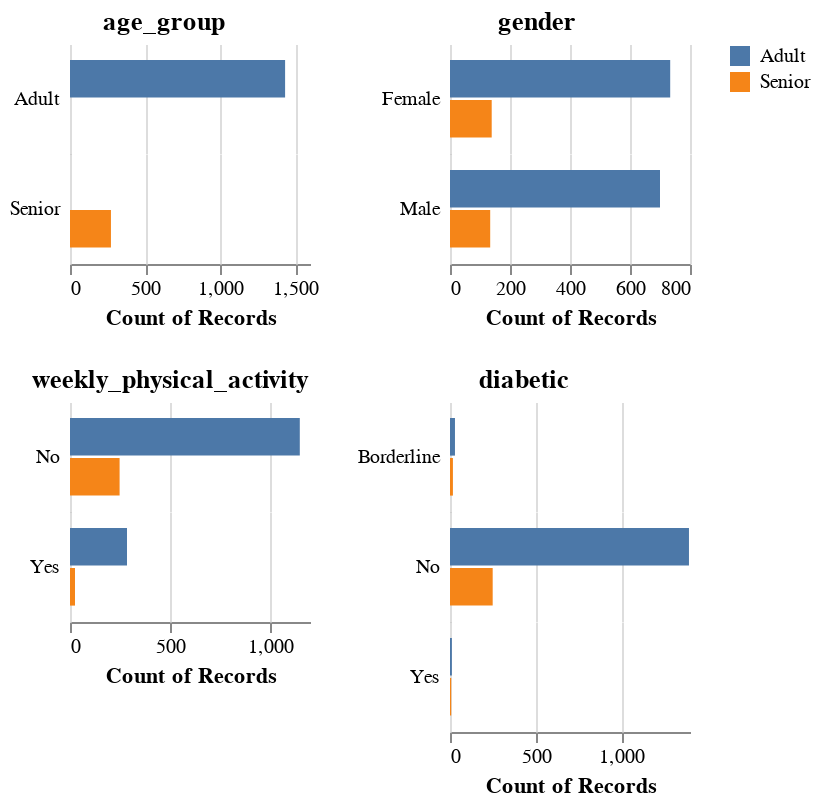

The notebook cell this image was saved under:
### Markdown cell above
Figure 1: Distribution of Numeric Features by Age Group

### Code cell
aly.dist(data_train, color = 'age_group', dtype = 'object')

### Figure 1 — Vega specification as saved in the notebook (floating-point values rounded to 4 significant figures)
{"$schema": "https://vega.github.io/schema/vega/v5.json", "data": [{"name": "source_0", "values": [{"age_group": "Adult", "__count": 1434}, {"age_group": "Senior", "__count": 273}]}, {"name": "concat_0_concat_0_row_domain", "values": [{"age_group": "Adult", "count": 1}, {"age_group": "Senior", "count": 1}]}, {"name": "source_1", "values": [{"age_group": "Adult", "gender": "Female", "__count": 734}, {"age_group": "Senior", "gender": "Female", "__count": 139}, {"age_group": "Adult", "gender": "Male", "__count": 700}, {"age_group": "Senior", "gender": "Male", "__count": 134}]}, {"name": "concat_1_concat_0_row_domain", "values": [{"gender": "Female", "count": 2}, {"gender": "Male", "count": 2}]}, {"name": "source_2", "values": [{"age_group": "Adult", "weekly_physical_activity": "Yes", "__count": 285}, {"age_group": "Adult", "weekly_physical_activity": "No", "__count": 1149}, {"age_group": "Senior", "weekly_physical_activity": "No", "__count": 248}, {"age_group": "Senior", "weekly_physical_activity": "Yes", "__count": 25}]}, {"name": "concat_2_concat_0_row_domain", "values": [{"weekly_physical_activity": "Yes", "count": 2}, {"weekly_physical_activity": "No", "count": 2}]}, {"name": "source_3", "values": [{"age_group": "Adult", "diabetic": "No", "__count": 1394}, {"age_group": "Senior", "diabetic": "No", "__count": 249}, {"age_group": "Adult", "diabetic": "Borderline", "__count": 29}, {"age_group": "Senior", "diabetic": "Borderline", "__count": 17}, {"age_group": "Adult", "diabetic": "Yes", "__count": 11}, {"age_group": "Senior", "diabetic": "Yes", "__count": 7}]}, {"name": "concat_3_concat_0_row_domain", "values": [{"diabetic": "No", "count": 2}, {"diabetic": "Borderline", "count": 2}, {"diabetic": "Yes", "count": 2}]}, {"name": "source_0_color_domain_age_group_0", "values": [{"age_group": "Adult"}, {"age_group": "Senior"}]}, {"name": "source_1_color_domain_age_group_1", "values": [{"age_group": "Adult"}, {"age_group": "Senior"}]}, {"name": "source_2_color_domain_age_group_2", "values": [{"age_group": "Adult"}, {"age_group": "Senior"}]}, {"name": "source_3_color_domain_age_group_3", "values": [{"age_group": "Adult"}, {"age_group": "Senior"}]}, {"name": "source_0_concat_0_concat_0_x_domain___count", "values": [{"min": 273, "max": 1434}]}, {"name": "source_0_concat_0_concat_0_y_domain_age_group", "values": [{"age_group": "Adult"}, {"age_group": "Senior"}]}, {"name": "source_1_concat_1_concat_0_x_domain___count", "values": [{"min": 134, "max": 734}]}, {"name": "source_1_concat_1_concat_0_y_domain_age_group", "values": [{"age_group": "Adult"}, {"age_group": "Senior"}]}, {"name": "source_2_concat_2_concat_0_x_domain___count", "values": [{"min": 25, "max": 1149}]}, {"name": "source_2_concat_2_concat_0_y_domain_age_group", "values": [{"age_group": "Adult"}, {"age_group": "Senior"}]}, {"name": "source_3_concat_3_concat_0_x_domain___count", "values": [{"min": 7, "max": 1394}]}, {"name": "source_3_concat_3_concat_0_y_domain_age_group", "values": [{"age_group": "Adult"}, {"age_group": "Senior"}]}], "signals": [{"name": "concat_0_concat_0_child_width", "value": 120}, {"name": "concat_0_concat_0_y_step", "value": 20}, {"name": "concat_0_concat_0_child_height", "update": "bandspace(domain('concat_0_concat_0_y').length, 0.06, 0.4) * concat_0_concat_0_y_step"}, {"name": "concat_1_concat_0_child_width", "value": 120}, {"name": "concat_1_concat_0_y_step", "value": 20}, {"name": "concat_1_concat_0_child_height", "update": "bandspace(domain('concat_1_concat_0_y').length, 0.06, 0.4) * concat_1_concat_0_y_step"}, {"name": "concat_2_concat_0_child_width", "value": 120}, {"name": "concat_2_concat_0_y_step", "value": 20}, {"name": "concat_2_concat_0_child_height", "update": "bandspace(domain('concat_2_concat_0_y').length, 0.06, 0.4) * concat_2_concat_0_y_step"}, {"name": "concat_3_concat_0_child_width", "value": 120}, {"name": "concat_3_concat_0_y_step", "value": 20}, {"name": "concat_3_concat_0_child_height", "update": "bandspace(domain('concat_3_concat_0_y').length, 0.06, 0.4) * concat_3_concat_0_y_step"}], "marks": [{"type": "group", "name": "concat_0_group", "marks": [{"type": "group", "name": "concat_0_concat_0_group", "marks": [{"type": "group", "name": "concat_0_concat_0_row_header", "from": {"data": "concat_0_concat_0_row_domain"}, "sort": {"field": "datum[\"age_group\"]", "order": "ascending"}, "encode": {"update": {"height": {"signal": "concat_0_concat_0_child_height"}}}, "axes": [{"scale": "concat_0_concat_0_y", "domain": true, "ticks": false, "zindex": 0, "grid": false, "orient": "left", "labels": false}], "title": {"text": {"signal": "isValid(parent[\"age_group\"]) ? parent[\"age_group\"] : \"\"+parent[\"age_group\"]"}, "frame": "group", "baseline": "middle", "angle": 0, "offset": 5, "orient": "left", "style": "guide-label", "align": "left"}, "role": "row-header"}, {"type": "group", "name": "concat_0_concat_0_column_footer", "encode": {"update": {"width": {"signal": "concat_0_concat_0_child_width"}}}, "axes": [{"scale": "concat_0_concat_0_x", "labelOverlap": true, "labelFlush": true, "grid": false, "tickCount": {"signal": "ceil(concat_0_concat_0_child_width/40)"}, "zindex": 0, "title": "Count of Records", "orient": "bottom"}], "role": "column-footer"}, {"type": "group", "name": "concat_0_concat_0_cell", "from": {"facet": {"data": "source_0", "name": "concat_0_concat_0_facet", "groupby": ["age_group"]}}, "sort": {"field": ["datum[\"age_group\"]"], "order": ["ascending"]}, "encode": {"update": {"width": {"signal": "concat_0_concat_0_child_width"}, "height": {"signal": "concat_0_concat_0_child_height"}}}, "marks": [{"type": "rect", "name": "concat_0_concat_0_child_marks", "from": {"data": "concat_0_concat_0_facet"}, "encode": {"update": {"y": {"field": "age_group", "scale": "concat_0_concat_0_y"}, "height": {"signal": "max(0.25, bandwidth('concat_0_concat_0_y'))"}, "fill": {"field": "age_group", "scale": "color"}, "x": {"field": "__count", "scale": "concat_0_concat_0_x"}, "x2": {"value": 0, "scale": "concat_0_concat_0_x"}}}, "style": ["bar"]}], "axes": [{"scale": "concat_0_concat_0_x", "minExtent": 0, "tickCount": {"signal": "ceil(concat_0_concat_0_child_width/40)"}, "domain": false, "maxExtent": 0, "zindex": 0, "ticks": false, "labels": false, "aria": false, "grid": true, "orient": "bottom", "gridScale": "concat_0_concat_0_y"}], "style": "cell"}], "layout": {"padding": 0, "columns": 1, "bounds": "full", "align": "all"}}], "title": {"text": "age_group", "anchor": "middle"}, "layout": {"padding": 20, "columns": 1, "bounds": "full", "align": "each"}}, {"type": "group", "name": "concat_1_group", "marks": [{"type": "group", "name": "concat_1_concat_0_group", "marks": [{"type": "group", "name": "concat_1_concat_0_row_header", "from": {"data": "concat_1_concat_0_row_domain"}, "sort": {"field": "datum[\"gender\"]", "order": "ascending"}, "encode": {"update": {"height": {"signal": "concat_1_concat_0_child_height"}}}, "axes": [{"scale": "concat_1_concat_0_y", "orient": "left", "grid": false, "ticks": false, "labels": false, "zindex": 0, "domain": true}], "title": {"text": {"signal": "isValid(parent[\"gender\"]) ? parent[\"gender\"] : \"\"+parent[\"gender\"]"}, "align": "left", "style": "guide-label", "baseline": "middle", "angle": 0, "offset": 5, "frame": "group", "orient": "left"}, "role": "row-header"}, {"type": "group", "name": "concat_1_concat_0_column_footer", "encode": {"update": {"width": {"signal": "concat_1_concat_0_child_width"}}}, "axes": [{"scale": "concat_1_concat_0_x", "title": "Count of Records", "orient": "bottom", "grid": false, "labelOverlap": true, "tickCount": {"signal": "ceil(concat_1_concat_0_child_width/40)"}, "zindex": 0, "labelFlush": true}], "role": "column-footer"}, {"type": "group", "name": "concat_1_concat_0_cell", "from": {"facet": {"data": "source_1", "name": "concat_1_concat_0_facet", "groupby": ["gender"]}}, "sort": {"field": ["datum[\"gender\"]"], "order": ["ascending"]}, "encode": {"update": {"height": {"signal": "concat_1_concat_0_child_height"}, "width": {"signal": "concat_1_concat_0_child_width"}}}, "marks": [{"type": "rect", "name": "concat_1_concat_0_child_marks", "from": {"data": "concat_1_concat_0_facet"}, "encode": {"update": {"x": {"field": "__count", "scale": "concat_1_concat_0_x"}, "y": {"field": "age_group", "scale": "concat_1_concat_0_y"}, "fill": {"field": "age_group", "scale": "color"}, "height": {"signal": "max(0.25, bandwidth('concat_1_concat_0_y'))"}, "x2": {"value": 0, "scale": "concat_1_concat_0_x"}}}, "style": ["bar"]}], "axes": [{"scale": "concat_1_concat_0_x", "domain": false, "zindex": 0, "gridScale": "concat_1_concat_0_y", "tickCount": {"signal": "ceil(concat_1_concat_0_child_width/40)"}, "grid": true, "labels": false, "minExtent": 0, "ticks": false, "maxExtent": 0, "aria": false, "orient": "bottom"}], "style": "cell"}], "layout": {"padding": 0, "columns": 1, "bounds": "full", "align": "all"}}], "title": {"text": "gender", "anchor": "middle"}, "layout": {"padding": 20, "columns": 1, "bounds": "full", "align": "each"}}, {"type": "group", "name": "concat_2_group", "marks": [{"type": "group", "name": "concat_2_concat_0_group", "marks": [{"type": "group", "name": "concat_2_concat_0_row_header", "from": {"data": "concat_2_concat_0_row_domain"}, "sort": {"field": "datum[\"weekly_physical_activity\"]", "order": "ascending"}, "encode": {"update": {"height": {"signal": "concat_2_concat_0_child_height"}}}, "axes": [{"scale": "concat_2_concat_0_y", "domain": true, "zindex": 0, "orient": "left", "grid": false, "labels": false, "ticks": false}], "title": {"text": {"signal": "isValid(parent[\"weekly_physical_activity\"]) ? parent[\"weekly_physical_activity\"] : \"\"+parent[\"weekly_physical_activity\"]"}, "align": "left", "style": "guide-label", "orient": "left", "offset": 5, "baseline": "middle", "angle": 0, "frame": "group"}, "role": "row-header"}, {"type": "group", "name": "concat_2_concat_0_column_footer", "encode": {"update": {"width": {"signal": "concat_2_concat_0_child_width"}}}, "axes": [{"scale": "concat_2_concat_0_x", "orient": "bottom", "labelOverlap": true, "grid": false, "zindex": 0, "labelFlush": true, "title": "Count of Records", "tickCount": {"signal": "ceil(concat_2_concat_0_child_width/40)"}}], "role": "column-footer"}, {"type": "group", "name": "concat_2_concat_0_cell", "from": {"facet": {"data": "source_2", "name": "concat_2_concat_0_facet", "groupby": ["weekly_physical_activity"]}}, "sort": {"field": ["datum[\"weekly_physical_activity\"]"], "order": ["ascending"]}, "encode": {"update": {"width": {"signal": "concat_2_concat_0_child_width"}, "height": {"signal": "concat_2_concat_0_child_height"}}}, "marks": [{"type": "rect", "name": "concat_2_concat_0_child_marks", "from": {"data": "concat_2_concat_0_facet"}, "encode": {"update": {"fill": {"field": "age_group", "scale": "color"}, "x": {"field": "__count", "scale": "concat_2_concat_0_x"}, "y": {"field": "age_group", "scale": "concat_2_concat_0_y"}, "height": {"signal": "max(0.25, bandwidth('concat_2_concat_0_y'))"}, "x2": {"value": 0, "scale": "concat_2_concat_0_x"}}}, "style": ["bar"]}], "axes": [{"scale": "concat_2_concat_0_x", "domain": false, "ticks": false, "tickCount": {"signal": "ceil(concat_2_concat_0_child_width/40)"}, "orient": "bottom", "aria": false, "gridScale": "concat_2_concat_0_y", "labels": false, "maxExtent": 0, "grid": true, "minExtent": 0, "zindex": 0}], "style": "cell"}], "layout": {"padding": 0, "columns": 1, "bounds": "full", "align": "all"}}], "title": {"text": "weekly_physical_activity", "anchor": "middle"}, "layout": {"padding": 20, "columns": 1, "bounds": "full", "align": "each"}}, {"type": "group", "name": "concat_3_group", "marks": [{"type": "group", "name": "concat_3_concat_0_group", "marks": [{"type": "group", "name": "concat_3_concat_0_row_header", "from": {"data": "concat_3_concat_0_row_domain"}, "sort": {"field": "datum[\"diabetic\"]", "order": "ascending"}, "encode": {"update": {"height": {"signal": "concat_3_concat_0_child_height"}}}, "axes": [{"scale": "concat_3_concat_0_y", "domain": true, "ticks": false, "orient": "left", "labels": false, "zindex": 0, "grid": false}], "title": {"text": {"signal": "isValid(parent[\"diabetic\"]) ? parent[\"diabetic\"] : \"\"+parent[\"diabetic\"]"}, "frame": "group", "baseline": "middle", "offset": 5, "align": "left", "angle": 0, "orient": "left", "style": "guide-label"}, "role": "row-header"}, {"type": "group", "name": "concat_3_concat_0_column_footer", "encode": {"update": {"width": {"signal": "concat_3_concat_0_child_width"}}}, "axes": [{"scale": "concat_3_concat_0_x", "orient": "bottom", "grid": false, "title": "Count of Records", "labelFlush": true, "tickCount": {"signal": "ceil(concat_3_concat_0_child_width/40)"}, "zindex": 0, "labelOverlap": true}], "role": "column-footer"}, {"type": "group", "name": "concat_3_concat_0_cell", "from": {"facet": {"data": "source_3", "name": "concat_3_concat_0_facet", "groupby": ["diabetic"]}}, "sort": {"field": ["datum[\"diabetic\"]"], "order": ["ascending"]}, "encode": {"update": {"width": {"signal": "concat_3_concat_0_child_width"}, "height": {"signal": "concat_3_concat_0_child_height"}}}, "marks": [{"type": "rect", "name": "concat_3_concat_0_child_marks", "from": {"data": "concat_3_concat_0_facet"}, "encode": {"update": {"y": {"field": "age_group", "scale": "concat_3_concat_0_y"}, "x2": {"value": 0, "scale": "concat_3_concat_0_x"}, "fill": {"field": "age_group", "scale": "color"}, "height": {"signal": "max(0.25, bandwidth('concat_3_concat_0_y'))"}, "x": {"field": "__count", "scale": "concat_3_concat_0_x"}}}, "style": ["bar"]}], "axes": [{"scale": "concat_3_concat_0_x", "orient": "bottom", "labels": false, "maxExtent": 0, "gridScale": "concat_3_concat_0_y", "tickCount": {"signal": "ceil(concat_3_concat_0_child_width/40)"}, "aria": false, "ticks": false, "domain": false, "zindex": 0, "grid": true, "minExtent": 0}], "style": "cell"}], "layout": {"padding": 0, "columns": 1, "bounds": "full", "align": "all"}}], "title": {"text": "diabetic", "anchor": "middle"}, "layout": {"padding": 20, "columns": 1, "bounds": "full", "align": "each"}}], "scales": [{"name": "color", "type": "ordinal", "domain": {"fields": [{"data": "source_0_color_domain_age_group_0", "field": "age_group"}, {"data": "source_1_color_domain_age_group_1", "field": "age_group"}, {"data": "source_2_color_domain_age_group_2", "field": "age_group"}, {"data": "source_3_color_domain_age_group_3", "field": "age_group"}], "sort": true}, "range": "category"}, {"name": "concat_0_concat_0_x", "type": "linear", "domain": [{"signal": "(data(\"source_0_concat_0_concat_0_x_domain___count\")[0] || {}).min"}, {"signal": "(data(\"source_0_concat_0_concat_0_x_domain___count\")[0] || {}).max"}], "range": [0, {"signal": "concat_0_concat_0_child_width"}], "zero": true, "nice": true}, {"name": "concat_0_concat_0_y", "type": "band", "domain": {"data": "source_0_concat_0_concat_0_y_domain_age_group", "field": "age_group", "sort": true}, "range": {"step": {"signal": "concat_0_concat_0_y_step"}}, "paddingInner": 0.06, "paddingOuter": 0.4}, {"name": "concat_1_concat_0_x", "type": "linear", "domain": [{"signal": "(data(\"source_1_concat_1_concat_0_x_domain___count\")[0] || {}).min"}, {"signal": "(data(\"source_1_concat_1_concat_0_x_domain___count\")[0] || {}).max"}], "range": [0, {"signal": "concat_1_concat_0_child_width"}], "nice": true, "zero": true}, {"name": "concat_1_concat_0_y", "type": "band", "domain": {"data": "source_1_concat_1_concat_0_y_domain_age_group", "field": "age_group", "sort": true}, "range": {"step": {"signal": "concat_1_concat_0_y_step"}}, "paddingInner": 0.06, "paddingOuter": 0.4}, {"name": "concat_2_concat_0_x", "type": "linear", "domain": [{"signal": "(data(\"source_2_concat_2_concat_0_x_domain___count\")[0] || {}).min"}, {"signal": "(data(\"source_2_concat_2_concat_0_x_domain___count\")[0] || {}).max"}], "range": [0, {"signal": "concat_2_concat_0_child_width"}], "nice": true, "zero": true}, {"name": "concat_2_concat_0_y", "type": "band", "domain": {"data": "source_2_concat_2_concat_0_y_domain_age_group", "field": "age_group", "sort": true}, "range": {"step": {"signal": "concat_2_concat_0_y_step"}}, "paddingInner": 0.06, "paddingOuter": 0.4}, {"name": "concat_3_concat_0_x", "type": "linear", "domain": [{"signal": "(data(\"source_3_concat_3_concat_0_x_domain___count\")[0] || {}).min"}, {"signal": "(data(\"source_3_concat_3_concat_0_x_domain___count\")[0] || {}).max"}], "range": [0, {"signal": "concat_3_concat_0_child_width"}], "zero": true, "nice": true}, {"name": "concat_3_concat_0_y", "type": "band", "domain": {"data": "source_3_concat_3_concat_0_y_domain_age_group", "field": "age_group", "sort": true}, "range": {"step": {"signal": "concat_3_concat_0_y_step"}}, "paddingInner": 0.06, "paddingOuter": 0.4}], "config": {"style": {"cell": {"stroke": null}}}, "padding": 5, "background": "white", "layout": {"padding": 20, "columns": 2, "bounds": "full", "align": "each"}, "legends": [{"fill": "color", "symbolType": "square"}]}
